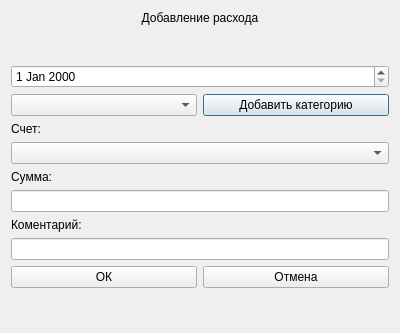
<?xml version="1.0" encoding="UTF-8"?>
<ui version="4.0">
 <class>DialogAddExpense</class>
 <widget class="QDialog" name="DialogAddExpense">
  <property name="geometry">
   <rect>
    <x>0</x>
    <y>0</y>
    <width>400</width>
    <height>333</height>
   </rect>
  </property>
  <property name="windowTitle">
   <string>Dialog</string>
  </property>
  <layout class="QGridLayout" name="gridLayout">
   <item row="7" column="0" colspan="2">
    <widget class="QLabel" name="label_3">
     <property name="text">
      <string>Сумма:</string>
     </property>
    </widget>
   </item>
   <item row="3" column="1">
    <widget class="QPushButton" name="AddCategoryExpense">
     <property name="text">
      <string>Добавить категорию</string>
     </property>
    </widget>
   </item>
   <item row="2" column="0" colspan="2">
    <widget class="QDateEdit" name="dateEdit"/>
   </item>
   <item row="5" column="0" colspan="2">
    <widget class="QComboBox" name="comboBoxAccounts"/>
   </item>
   <item row="1" column="0">
    <spacer name="verticalSpacer_2">
     <property name="orientation">
      <enum>Qt::Vertical</enum>
     </property>
     <property name="sizeHint" stdset="0">
      <size>
       <width>20</width>
       <height>40</height>
      </size>
     </property>
    </spacer>
   </item>
   <item row="0" column="0" colspan="2">
    <widget class="QLabel" name="label">
     <property name="text">
      <string>Добавление расхода</string>
     </property>
     <property name="alignment">
      <set>Qt::AlignCenter</set>
     </property>
    </widget>
   </item>
   <item row="9" column="0" colspan="2">
    <widget class="QLabel" name="label_2">
     <property name="text">
      <string>Коментарий:</string>
     </property>
    </widget>
   </item>
   <item row="11" column="0">
    <widget class="QPushButton" name="OK">
     <property name="text">
      <string>ОК</string>
     </property>
    </widget>
   </item>
   <item row="12" column="0">
    <spacer name="verticalSpacer">
     <property name="orientation">
      <enum>Qt::Vertical</enum>
     </property>
     <property name="sizeHint" stdset="0">
      <size>
       <width>20</width>
       <height>40</height>
      </size>
     </property>
    </spacer>
   </item>
   <item row="8" column="0" colspan="2">
    <widget class="QLineEdit" name="lineEdit"/>
   </item>
   <item row="4" column="0">
    <widget class="QLabel" name="label_4">
     <property name="text">
      <string>Счет:</string>
     </property>
    </widget>
   </item>
   <item row="3" column="0">
    <widget class="QComboBox" name="comboBoxCategory"/>
   </item>
   <item row="11" column="1">
    <widget class="QPushButton" name="Close">
     <property name="text">
      <string>Отмена</string>
     </property>
    </widget>
   </item>
   <item row="10" column="0" colspan="2">
    <widget class="QLineEdit" name="lineEdit_2"/>
   </item>
  </layout>
 </widget>
 <resources/>
 <connections/>
</ui>
